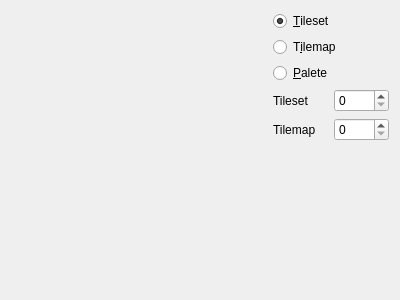
<?xml version="1.0" encoding="UTF-8"?>
<ui version="4.0">
 <class>GBWidget</class>
 <widget class="QWidget" name="GBWidget">
  <property name="geometry">
   <rect>
    <x>0</x>
    <y>0</y>
    <width>400</width>
    <height>300</height>
   </rect>
  </property>
  <property name="windowTitle">
   <string>Form</string>
  </property>
  <layout class="QHBoxLayout" name="horizontalLayout">
   <item>
    <widget class="QLabel" name="gbImage">
     <property name="minimumSize">
      <size>
       <width>256</width>
       <height>256</height>
      </size>
     </property>
     <property name="text">
      <string/>
     </property>
    </widget>
   </item>
   <item>
    <layout class="QVBoxLayout" name="verticalLayout_6">
     <item>
      <widget class="QRadioButton" name="rbTilesetView">
       <property name="text">
        <string>&amp;Tileset</string>
       </property>
       <property name="checked">
        <bool>true</bool>
       </property>
       <attribute name="buttonGroup">
        <string notr="true">gbModeGroup</string>
       </attribute>
      </widget>
     </item>
     <item>
      <widget class="QRadioButton" name="rbTilemapView">
       <property name="text">
        <string>T&amp;ilemap</string>
       </property>
       <attribute name="buttonGroup">
        <string notr="true">gbModeGroup</string>
       </attribute>
      </widget>
     </item>
     <item>
      <widget class="QRadioButton" name="rbPaleteView">
       <property name="text">
        <string>&amp;Palete</string>
       </property>
       <attribute name="buttonGroup">
        <string notr="true">gbModeGroup</string>
       </attribute>
      </widget>
     </item>
     <item>
      <layout class="QGridLayout" name="gridLayout">
       <item row="0" column="1">
        <widget class="QSpinBox" name="sbTileset">
         <property name="maximum">
          <number>3</number>
         </property>
        </widget>
       </item>
       <item row="0" column="0">
        <widget class="QLabel" name="label_6">
         <property name="text">
          <string>Tileset</string>
         </property>
        </widget>
       </item>
       <item row="1" column="0">
        <widget class="QLabel" name="label_7">
         <property name="text">
          <string>Tilemap</string>
         </property>
        </widget>
       </item>
       <item row="1" column="1">
        <widget class="QSpinBox" name="sbTilemap">
         <property name="maximum">
          <number>1</number>
         </property>
        </widget>
       </item>
      </layout>
     </item>
     <item>
      <spacer name="verticalSpacer_4">
       <property name="orientation">
        <enum>Qt::Vertical</enum>
       </property>
       <property name="sizeHint" stdset="0">
        <size>
         <width>20</width>
         <height>40</height>
        </size>
       </property>
      </spacer>
     </item>
    </layout>
   </item>
  </layout>
 </widget>
 <resources/>
 <connections/>
 <buttongroups>
  <buttongroup name="gbModeGroup"/>
 </buttongroups>
</ui>
